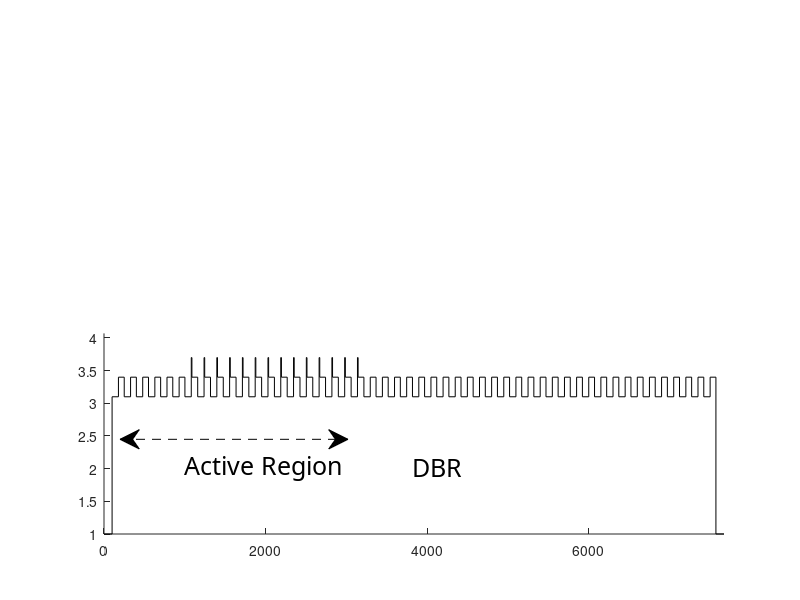

Reproduce this figure in MATLAB. (Note: this script raises an error after producing the figure.)
close all

%% "ESSENTIAL" PARAMETERS
lambdaWindow = [ 800, 1050]*1e-9;
lambdaSteps = 1000;
optNum = inf;                   % Number of loops that the optimizer conducts
optReset = 2000;                   % Numer of loops before optimizer resets

%% STANDARD GRATING
% Grating before active region
lbdMaxRef = 974e-9;             % Wavelength of maximum reflection
grateNumAnt = 6;                % Number of bilayers in DBR
nH = 3.40;                      % High refractive index
nL = 3.10;                      % Low refractive index
lH = lbdMaxRef/(4*nH);          % Quarter wavelength widths of high refractive index
lL = lbdMaxRef/(4*nL);          % Quarter wavelength widths of low refractive index
LAnt = [repmat([lL,lH], 1, grateNumAnt), lL]; 
nAnt = [repmat([nL,nH], 1, grateNumAnt), nL];

% Grating after active region
grateNumPost = 6;                % Number of bilayers in DBR
nH = 3.40;                      % High refractive index
nL = 3.10;                      % Low refractive index
lH = lbdMaxRef/(4*nH);          % Quarter wavelength widths of high refractive index
lL = lbdMaxRef/(4*nL);          % Quarter wavelength widths of low refractive index
LPost = [repmat([lH, lL], 1, grateNumPost)]; 
nPost = [repmat([nH, nL], 1, grateNumPost)];

% Grating in active region
numWell = 14;                   % Number of quantum wells
nQ = 3.7;                       % Refractive index of quantum wells
nCH = 3.40;                     % Refractive index of high spacers
nCL = 3.10;                     % Refractive index of low spacers
lWell = 8e-9;                   % Widths of quantum wells in meters (must be fixed)
lCladH = lH;                    % Widths of surrounding cladding (High refractive index)
lCladL = lL;                    % Widths of surrounding cladding (Low refractive index)
sigQ = -300 ;                  % Sigmas approximating gain of quantum well
sigmaQ = repmat([sigQ, 0, 0 ], 1, numWell);   
LActive = repmat([lWell, lCladH, lCladL ], 1, numWell);
nActive = repmat([nQ, nCH, nCL],1,numWell);

% Grating in DBR
lbdMaxRef = 974e-9;             % Wavelength of maximum reflection
grateNum = 22;                  % Number of bilayers in DBR
nH = 3.40;                      % High refractive index
nL = 3.10;                      % Low refractive index
lH = lbdMaxRef/(4*nH);          % Quarter wavelength widths of high refractive index
lL = lbdMaxRef/(4*nL);          % Quarter wavelength widths of low refractive index
LDBR = [lH, repmat([lL,lH], 1, grateNum)]; 
nDBR = [nH, repmat([nL,nH], 1, grateNum)];

% Total index and grating vectors
nInit = 1;                      % Refractive index before structure
nEnd = 1;                       % Refractive index after structure
L = [LAnt, LActive, LPost, LDBR];
n = [nInit, nAnt, nActive, nPost, nDBR, nEnd];
sig = [0 zeros(1,length(LAnt)) sigmaQ zeros(1,length(LPost)) zeros(1,length(LDBR)), 0];

% Plot grating profile
figure('outerposition', [10, 250, 1000, 900])
% Arbitrary widths for posterior and anterior materials
subplot(2,1,2)
LInit = 100e-9;
LEnd = 100e-9;
LGraph = [LInit, L, LEnd];
base = zeros(1,length(LGraph));
leg = 0;
for k = 1:length(LGraph);
    base(k) = leg;
    leg = LGraph(k)+leg;
end
hold on
base2 = [base base(end)+LEnd];
stairs(base2*1e9,[n n(end)], 'k-')
axis([0, max(base2)*1e9, 1, 1.1*max(n)])
text( 1e9*base(numWell), 2.02, 'Active Region', 'fontsize', 18, 'fontname', 'cordia new')
text( 1e9*base(3*numWell+grateNum), 2.02, 'DBR', 'fontsize', 18, 'fontname', 'cordia new')
annotation('doublearrow', [.15 .435], [1.09 , 1.09]/(1.1*max(n)), 'linestyle', '--', 'headstyle', 'cback1')
annotation('doublearrow', [.44 .89], [1.09 , 1.09]/(1.1*max(n)), 'linestyle', '--', 'headstyle', 'cback1')
hold off
title('Grating profile', 'fontsize', 18, 'fontname', 'cordia new')
xlabel('nm', 'fontsize', 18, 'fontname', 'cordia new')
ylabel('Refractive Index', 'fontsize', 18, 'fontname', 'cordia new')

% Generate solution based on standard active grating
[lambdas, R, T, tauPicoR, tauPicoT, phaseR, phaseT] = gainFun(lambdaWindow(1), lambdaWindow(2), lambdaSteps, n, L, sig);
subplot(2,1,1)
hold on;
plot(lambdas*1e9, R, 'r-')
plot(lambdas*1e9, T, 'b-')
xlabel('{\lambda} [nm]', 'fontsize', 18, 'fontname', 'cordia new')
ylabel('E_z', 'fontsize', 18, 'fontname', 'cordia new')
axis([lambdas(1)*1e9, lambdas(end).*1e9, 0, 1.2*max([max(T),max(R)])]);
ledger = ['{\lambda}/4 Reflected Wave  '; '{\lambda}/4 Transmitted Wave'];
hleg = legend(ledger, 'location', 'SouthWest');
set(hleg, 'fontsize', 18, 'fontname', 'cordia new')
title('Transfer Matrix Solution Spectrum', 'fontsize', 18, 'fontname', 'cordia new')

% Show time delay and phase in another graph
figure('outerposition', [1000, 50, 800, 800])
subplot(2,1,1)
plot(lambdas*1e9, phaseR, 'r-', lambdas*1e9, phaseT, 'b-')
title('Phase of Spectra', 'fontsize', 18, 'fontname', 'cordia new')
xlabel('{\lambda} [nm]', 'fontsize', 18, 'fontname', 'cordia new')
ylabel('Phase (rads)', 'fontsize', 18, 'fontname', 'cordia new')
hleg = legend(ledger, 'location', 'NorthEast');
set(hleg, 'fontsize', 18, 'fontname', 'cordia new')

subplot(2,1,2)
plot(lambdas*1e9, tauPicoR, 'r-', lambdas*1e9, tauPicoT, 'b-')
title('Group Time Delay', 'fontsize', 18, 'fontname', 'cordia new')
xlabel('{\lambda} [nm]', 'fontsize', 18, 'fontname', 'cordia new')
ylabel('Time delay (ps)', 'fontsize', 18, 'fontname', 'cordia new')
legend('{\lambda}/4 Reflected Wave', '{\lambda}/4 Transmitted Wave') 
hleg = legend(ledger, 'location', 'SouthWest');
set(hleg, 'fontsize', 18, 'fontname', 'cordia new')


% Load previous data
fileName = input('Enter filename.txt for data storage: ', 's')
save(fileName)

%% OPTIMIZATION
% Assign values if the optimizing functions do not exist
resetVar = input('Reset variables? Type "0" if no, and "1" if yes.');

if exist('currentGain', 'var') == 0 || resetVar == 1
    currentGain = 0;
end

if exist('currentOptimum', 'var') == 0 || resetVar == 1
    currentOptimum = L;
end

if exist('storage', 'var') == 0 || resetVar == 1
    storage = L;
end

if exist('storageBin', 'var') == 0 || resetVar == 1
    storageBin = L;
end

if exist('storageGain', 'var') == 0 || resetVar == 1
    storageGain = 0;
end

% Set Optimization function 'gainOptim.m'
gainFunNew = @(x) gainOptim(lbdMaxRef, n, x, sig);
variables = length(L);
options = gaoptimset('tolfun', 1e-2, 'populationsize', 5+size(storage), 'timelimit', inf, ...
                     'display', 'off', 'stalltimelimit', inf, 'useparallel', 'always', 'crossoverfraction', .9, ...
                     'initialPopulation', storage);
% Set bounds
LB = ones(size(L))*.1*mean(L);
UB = ones(size(L))*3*mean(L);
% Sizes for quantum wells must remain static
for m = 1:length(L)
    if (sig(m+1) ~= 0)
        LB(m) = L(m);
        UB(m) = L(m);
    end
end

% Optimizing loop
k = 0;
grateSize = sum(L);
timeElapsed = 0;
tic

while k <= optNum
    tic
        k = k+1;
        optimalLength = ga (gainFunNew, variables, [], [], [], [], LB, UB, @(x)consFun(x,grateSize), options );

    % Store previous solutions
    newGain = 1/gainFunNew(optimalLength);
    newOptimum = optimalLength;

    if currentGain < newGain
        currentGain = newGain;
        currentOptimum = newOptimum;
        storage = [storage ; currentOptimum];

    end

    if length(storage(:,1)) >= 3;
        storage = currentOptimum;
    end


    if k >= optReset;
        storageBin = [storageBin; storage];
        storageGain = [storageGain; currentGain];
        storage = zeros(1,length(currentOptimum));
        currentOptimum = storage;
        currentGain = 0;
        k = 0;
        save(fileName) 
    end
    
    runTime = toc;
    timeElapsed = timeElapsed + runTime;
    display(' ')
    display(strcat('Iterations: ', num2str(k)))
    display(strcat('Current Optimum: ', num2str(currentGain)))
    display(strcat('Time elapsed: ', num2str(timeElapsed), '      Run: ', num2str(runTime)))
end

optimizeTime = toc;
display(strcat('Optimizing time: ', num2str(optimizeTime/3600), 'hr'))

%%
close all

% Plot grating profile
figure('outerposition', [10, 250, 1000, 900])
% Arbitrary widths for posterior and anterior materials
subplot(2,1,2)
LGraph = [LInit, currentOptimum, LEnd];
base = zeros(1,length(LGraph));
leg = 0;
for k = 1:length(LGraph);
    base(k) = leg;
    leg = LGraph(k)+leg;
end
hold on
base2 = [base base(end)+LEnd];
stairs(base2*1e9,[n n(end)], 'k-')
axis([0, max(base2)*1e9, 0, 1.1*max(n)])
text( 1e9*base(numWell), 2.02, 'Active Region', 'fontsize', 18, 'fontname', 'cordia new')
text( 1e9*base(3*numWell+grateNum), 2.02, 'DBR', 'fontsize', 18, 'fontname', 'cordia new')
annotation('doublearrow', [.15 .435], [1.09 , 1.09]/(1.1*max(n)), 'linestyle', '--', 'headstyle', 'cback1')
annotation('doublearrow', [.44 .89], [1.09 , 1.09]/(1.1*max(n)), 'linestyle', '--', 'headstyle', 'cback1')
hold off
title('Grating profile', 'fontsize', 18, 'fontname', 'cordia new')
xlabel('nm', 'fontsize', 18, 'fontname', 'cordia new')
ylabel('Refractive Index', 'fontsize', 18, 'fontname', 'cordia new')

% Generate solution based on standard active grating
[lambdas, R, T, tauPicoR, tauPicoT, phaseR, phaseT] = gainFun(lambdaWindow(1), lambdaWindow(2), lambdaSteps, n, currentOptimum, sig);
subplot(2,1,1)
hold on;
plot(lambdas*1e9, R, 'r-')
plot(lambdas*1e9, T, 'b-')
xlabel('{\lambda} [nm]', 'fontsize', 18, 'fontname', 'cordia new')
ylabel('E_z', 'fontsize', 18, 'fontname', 'cordia new')
axis([lambdas(1)*1e9, lambdas(end).*1e9, 0, 1.2*max([max(T),max(R)])]);
ledger = ['{\lambda}/4 Reflected Wave  '; '{\lambda}/4 Transmitted Wave'];
hleg = legend(ledger, 'location', 'SouthWest');
set(hleg, 'fontsize', 18, 'fontname', 'cordia new')
title('Transfer Matrix Solution Spectrum', 'fontsize', 18, 'fontname', 'cordia new')

% Show time delay and phase in another graph
figure('outerposition', [1000, 50, 800, 800])
subplot(2,1,1)
plot(lambdas*1e9, phaseR, 'r-', lambdas*1e9, phaseT, 'b-')
title('Phase of Spectra', 'fontsize', 18, 'fontname', 'cordia new')
xlabel('{\lambda} [nm]', 'fontsize', 18, 'fontname', 'cordia new')
ylabel('Phase (rads)', 'fontsize', 18, 'fontname', 'cordia new')
hleg = legend(ledger, 'location', 'NorthEast');
set(hleg, 'fontsize', 18, 'fontname', 'cordia new')

subplot(2,1,2)
plot(lambdas*1e9, tauPicoR, 'r-', lambdas*1e9, tauPicoT, 'b-')
title('Group Time Delay', 'fontsize', 18, 'fontname', 'cordia new')
xlabel('{\lambda} [nm]', 'fontsize', 18, 'fontname', 'cordia new')
ylabel('Time delay (ps)', 'fontsize', 18, 'fontname', 'cordia new')
legend('{\lambda}/4 Reflected Wave', '{\lambda}/4 Transmitted Wave') 
hleg = legend(ledger, 'location', 'SouthWest');
set(hleg, 'fontsize', 18, 'fontname', 'cordia new')

